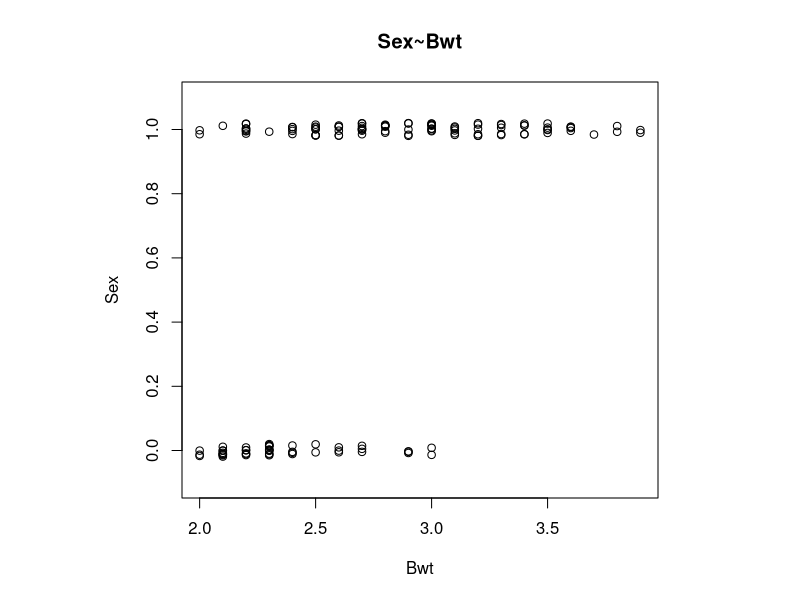
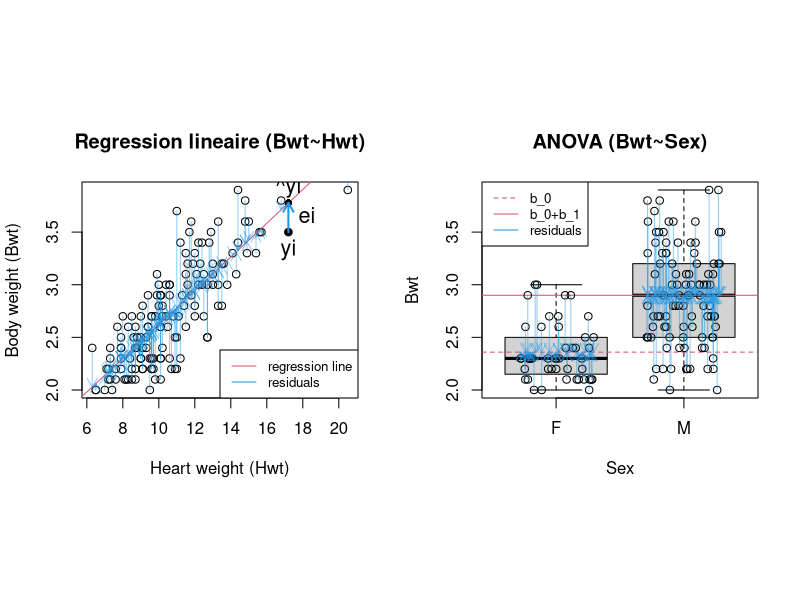
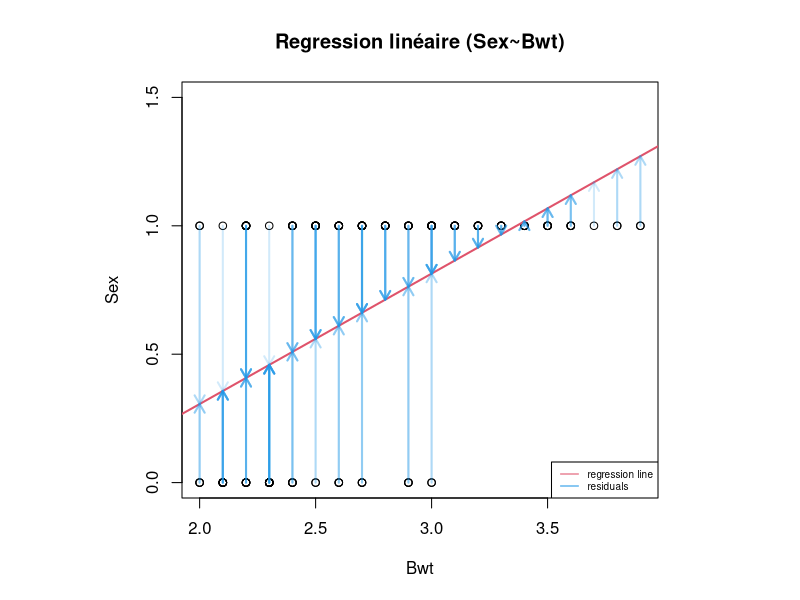
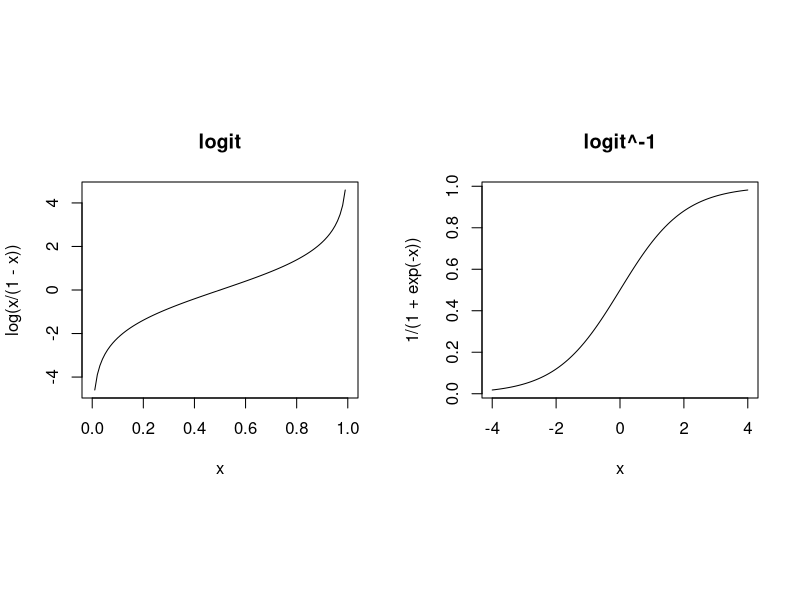
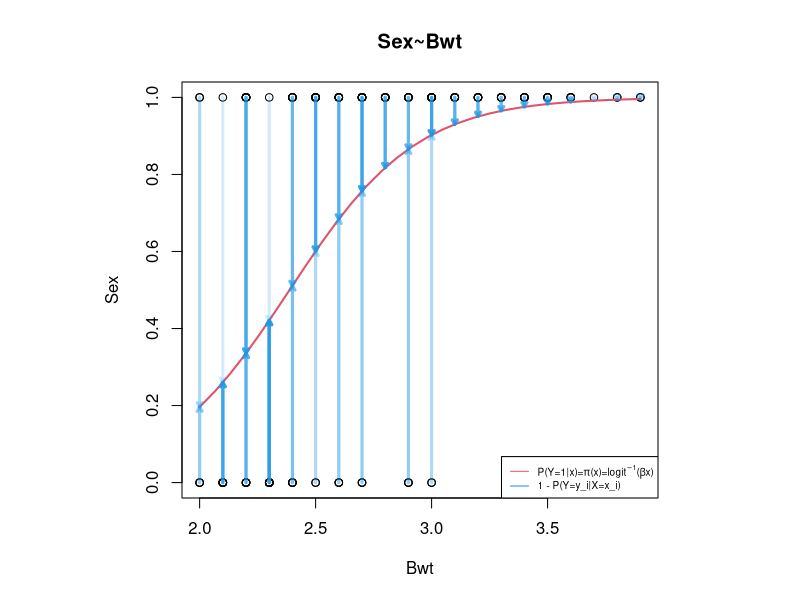

Write R code to recreate these figures, in order.
## ---- chunk 1
d = MASS::cats
layout(1, respect=TRUE)
s = as.numeric(d$Sex) - 1
plot(d$Bwt, jitter(s, factor=.1), main="Sex~Bwt", xlab="Bwt", ylab="Sex", ylim=c(-.1,1.1))
d$Sex

## ---- chunk 2
d = MASS::cats
m = lm(Bwt~Hwt, d)
layout(matrix(1:2, 1), respect=TRUE)
plot(
  m$model$Hwt, m$model$Bwt,
  ylab="Body weight (Bwt)", xlab="Heart weight (Hwt)",
  main="Regression lineaire (Bwt~Hwt)"
)
abline(m, col=2)
arrows(d$Hwt, d$Bwt, d$Hwt, d$Bwt-m$residuals, col=adjustcolor(4, alpha.f=0.5), length=0.1)

i = which(d$Hwt==17.2)
points(m$model[i,]$Hwt, m$model[i,]$Bwt,  pch=16)
points(m$model[i,]$Hwt, d[i,]$Bwt-m$residuals[i],  pch=16)
arrows(d[i,]$Hwt, d[i,]$Bwt, d[i,]$Hwt, d[i,]$Bwt-m$residuals[i], col=4, lwd=2, length=0.1)
text(m$model[i,]$Hwt, m$model[i,]$Bwt, "yi", pos=1, cex=1.3)
text(m$model[i,]$Hwt, d[i,]$Bwt-m$residuals[i]/2,  "ei", pos=4, cex=1.3)
text(m$model[i,]$Hwt, d[i,]$Bwt-m$residuals[i],  "^yi", pos=3, cex=1.3)
legend("bottomright",c("regression line", "residuals"), col=c(2,4), lty=1, cex=.8)


boxplot(Bwt~Sex, d, main="ANOVA (Bwt~Sex)", xlab="Sex", ylab="Bwt", outline=FALSE, ylim=range(d$Bwt))
m = lm(Bwt~Sex, d)
m$coefficients
abline(h=m$coefficients[[1]] + m$coefficients[[2]], col=2)
abline(h=m$coefficients[[1]], col=2, lty=2)

x = jitter(as.numeric(d$Sex), 1.5)
points(x, d$Bwt)
arrows(x, d$Bwt, x, d$Bwt-m$residuals, col=adjustcolor(4, alpha.f=0.5), length=0.1)
legend("topleft",c("b_0", "b_0+b_1", "residuals"), col=c(2,2,4), lty=c(2,1,1), cex=.8)

# t.test
# 1 null hypothesis
# H_0: p_h==_f
# H_1: p_h!=p_f
# 2 risk
# alpha = 5%
# 3 test hypothesis
# residuals~N?
shapiro.test(d[d$Sex=="F",]$Bwt)
shapiro.test(d[d$Sex=="M",]$Bwt)
# -> OK
# 4 t.test
t.test(d[d$Sex=="F",]$Bwt, d[d$Sex=="M",]$Bwt)
anova(m)
# 5 conclusion
## ---- chunk 3
d = MASS::cats

layout(1, respect=TRUE)
s = as.numeric(d$Sex) - 1
plot(d$Bwt, s, main="Regression linéaire (Sex~Bwt)", xlab="Bwt", ylab="Sex", ylim=c(0,1.5))
m = lm(s~d$Bwt)
abline(m, col=2, lwd=2)
# abline(h=0.5, col="grey", lwd=2)
arrows(d$Bwt, s, d$Bwt, s-m$residuals, col=adjustcolor(4, alpha.f=0.2), length=0.1, lwd=2)
legend("bottomright",c("regression line", "residuals"), col=c(2,4), lty=1, cex=0.6)
## ---- chunk 4
layout(matrix(1:2, 1), respect=TRUE)
x = 0:100/100
plot(x, log(x/(1-x)), main="logit", type="l")
x = seq(-4, 4,  length.out=100)
plot(x, 1 / (1+exp(-x)), main="logit^-1", type="l")
## ---- chunk 5
layout(1, respect=TRUE)
plot(d$Bwt, s, main="Sex~Bwt", xlab="Bwt", ylab="Sex")
m = glm(d$Sex~d$Bwt, family = binomial(logit))
m$coefficients
logitinv = function(x) 1/(1 + exp(-x))
x = seq(min(d$Bwt), max(d$Bwt), length.out=30)
lines(x, logitinv(m$coefficients[[1]] + m$coefficients[[2]]*x), col=2, lwd=2)
py1x = function(t,m) {
  x = m$coefficients[[1]] + m$coefficients[[2]]*t #x définit par le fit du modèle en fonction de t la valeur du Bwt
  1/(1 + exp(-x)) #logit de x
}
arrows(d$Bwt, s, d$Bwt, py1x(d$Bwt,m), col=adjustcolor(4, alpha.f=0.2), length=0.05, lwd=3)
legend("bottomright", c(expression(paste("P(Y=1|x)=", pi, "(x)=", logit^-1, "(", beta , "x)")), expression("1 - P(Y=y_i|X=x_i)")), col=c(2,4), lty=1, cex=0.6)
## ---- chunk 6
m = glm(d$Sex~d$Bwt, family = binomial(logit))
m$coefficient
summary(m)
#deviance residuals represent the contributions of individual samples to the deviance, analogous to the conventional residuals. If the median deviance residual is close to zero, this means that our model is not biased in one direction (i.e. the out come is neither over- nor underestimated).
#Null deviance: A low null deviance implies that the data can be modeled well merely using the intercept. If the null deviance is low, you should consider using few features for modeling the data.
#Residual deviance: A low residual deviance implies that the model you have trained is appropriate. Congratulations!
#The Akaike information criterion (AIC) is an information-theoretic measure that describes the quality of a model
#The information about Fisher scoring iterations is just verbose output of iterative weighted least squares. A high number of iterations may be a cause for concern indicating that the algorithm is not converging properly.
